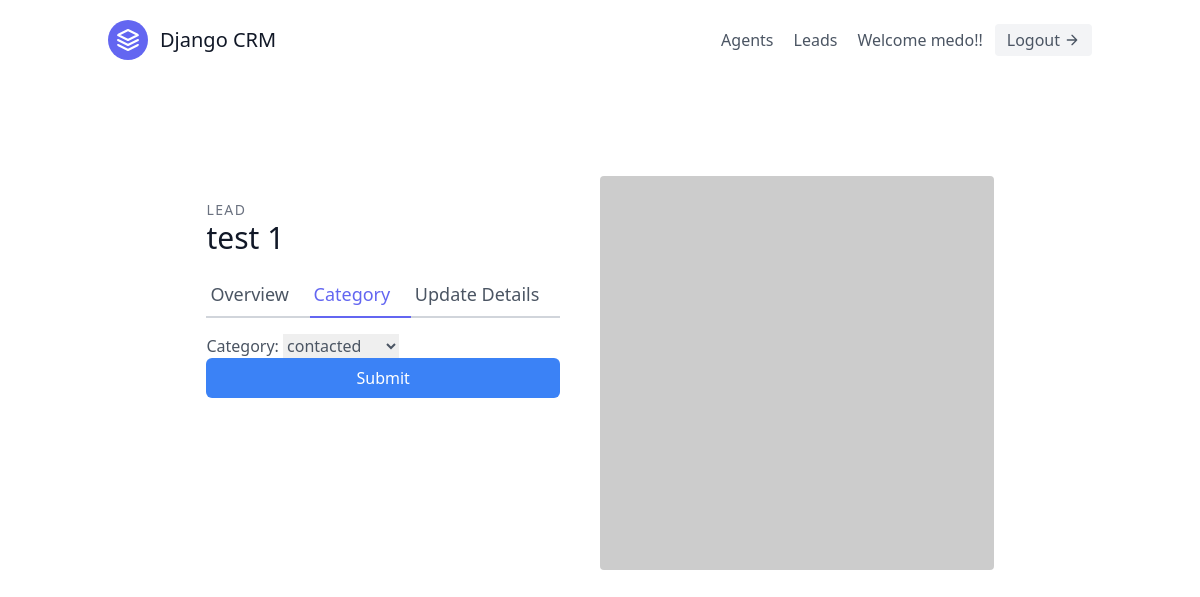
The app's page /base/4/category/ (signed in), older data.
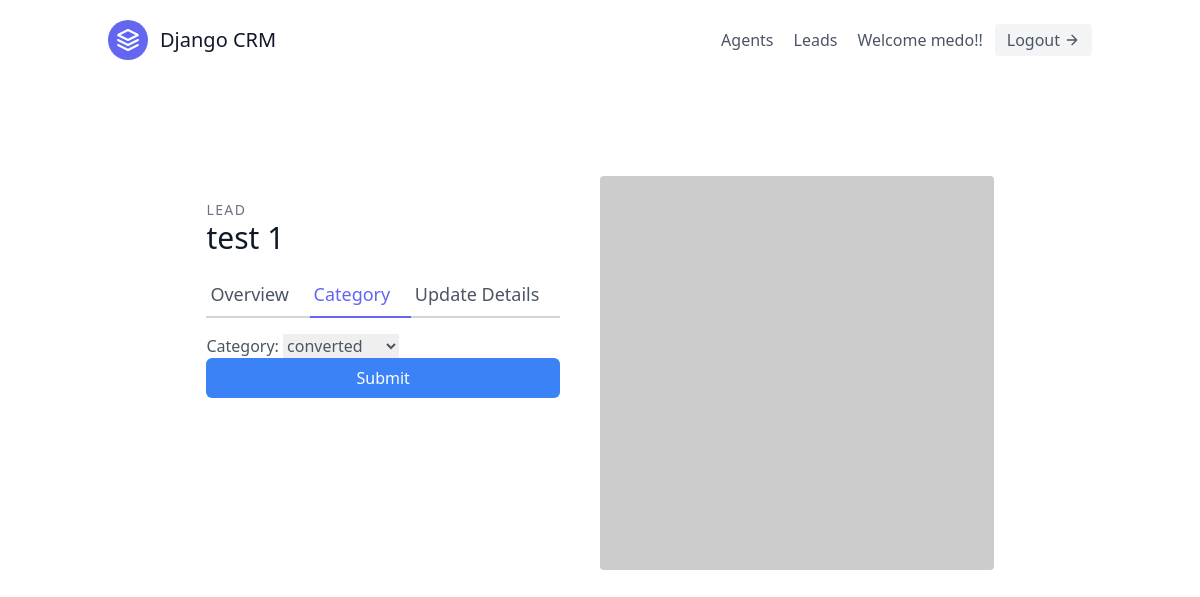
The same page, newer data.
### base/models.py (models this page shows, shortened)
class User(AbstractUser):
    is_organisor = models.BooleanField(default= True)
    is_agent = models.BooleanField(default=False)

class Lead(models.Model):
    first_name = models.CharField(max_length= 30)
    last_name = models.CharField(max_length= 30)
    age = models.IntegerField(default=0)
    organisation = models.ForeignKey(UserProfile, on_delete=models.CASCADE)
    agent = models.ForeignKey("Agent", null= True, blank= True, on_delete= models.SET_NULL)
    category = models.ForeignKey('Category', related_name='leads', null= True, blank= True, on_delete=models.SET_NULL)
    description = models.TextField()
    date_added = models.DateTimeField(auto_now_add= True)
    phone_number = models.CharField(max_length=15)
    email = models.EmailField()

### base/views.py (the view, shortened to what this page needs)
# urls.py: path('<int:pk>/category/', LeadCategoryUpdateView.as_view(), name='lead-category-update'),
class LeadCategoryUpdateView(LoginRequiredMixin, UpdateView):
    template_name = 'base/lead_category_update.html'
    form_class = LeadCategoryUpdateForm
    def get_queryset(self):
        user = self.request.user
        if user.is_organisor:
            queryset = Lead.objects.filter(organisation= user.userprofile)
        else:
            queryset = Lead.objects.filter(organisation= user.agent.organisation)
            queryset = queryset.filter(agent__user= user)
        return queryset

### base/forms.py
class LeadCategoryUpdateForm(forms.ModelForm):
    class Meta:
        model = Lead
        fields = ('category',)

### base/models.py (called while the page is built)
    def __str__(self) -> str:
        return self.name

### base/templates/base/lead_category_update.html (shortened to what this page needs)
{% extends 'base.html' %}
{% load tailwind_filters %}
{% block content %}
<section class="text-gray-600 body-font overflow-hidden">
    <div class="container px-5 py-24 mx-auto">
      <div class="lg:w-4/5 mx-auto flex flex-wrap">
        <div class="lg:w-1/2 w-full lg:pr-10 lg:py-6 mb-6 lg:mb-0">
          <h2 class="text-sm title-font text-gray-500 tracking-widest">LEAD</h2>
          <h1 class="text-gray-900 text-3xl title-font font-medium mb-4">{{ lead.first_name }} {{ lead.last_name }}</h1>
          <div class="flex mb-4">
            <a href="{% url 'base:lead-detail' lead.pk %}" class="flex-grow border-b-2 border-gray-300 py-2 text-lg px-1">
                Overview
            </a>
            <a href="{% url 'base:lead-category-update' lead.pk %}" class="flex-grow text-indigo-500 border-b-2 border-indigo-500 py-2 text-lg px-1">
                Category
            </a>
            <a href="{% url 'base:lead-update' lead.pk %}" class="flex-grow border-b-2 border-gray-300 py-2 text-lg px-1">
                Update Details
            </a>
          </div>
          <form method="POST">
            {{ form|crispy }}
            <button type="submit" class="text-white w-full bg-blue-500 hover:bg-blue-600 px-3 py-2 rounded-md">Submit</button>
        </form>
        </div>
        <img alt="ecommerce" class="lg:w-1/2 w-full lg:h-auto h-64 object-cover object-center rounded" src="https://dummyimage.com/400x400">
      </div>
    </div>
  </section>
{% endblock %}

### templates/base.html (shortened to what this page needs)
{% load static %}
<!DOCTYPE html>
<html lang="en">
<head>
    <link rel="stylesheet" href="https://unpkg.com/tailwindcss@^2/dist/tailwind.min.css">
</head>
<body>
    <div class="max-w-6xl mx-auto ">
        {% include 'navbar.html' %}
        {% block content %}
        {% endblock %}
    </div>
</body>
</html>

### templates/navbar.html (shortened to what this page needs)
<header class="text-gray-600 body-font">
    <div class="container mx-auto flex flex-wrap p-5 flex-col md:flex-row items-center">
      <a class="flex title-font font-medium items-center text-gray-900 mb-4 md:mb-0">
        <svg xmlns="http://www.w3.org/2000/svg" fill="none" stroke="currentColor" stroke-linecap="round" stroke-linejoin="round" stroke-width="2" class="w-10 h-10 text-white p-2 bg-indigo-500 rounded-full" viewBox="0 0 24 24">
          <path d="M12 2L2 7l10 5 10-5-10-5zM2 17l10 5 10-5M2 12l10 5 10-5"></path>
        </svg>
        <span class="ml-3 text-xl">Django CRM</span>
      </a>
      <nav class="md:ml-auto flex flex-wrap items-center text-base justify-center">
        {% if not request.user.is_authenticated %}
        <a href="{% url 'signup' %}" class="mr-5 hover:text-gray-900">Sign Up</a>
        {% else %}
          {% if request.user.is_organisor %}
          <a href="{% url 'agents:agent-list' %}" class="mr-5 hover:text-gray-900">Agents</a>
          {% endif %}
          <a href="{% url 'base:lead-list' %}" class="mr-5 hover:text-gray-900">Leads</a>
        {% endif %}
      </nav>
      {% if request.user.is_authenticated %}
        Welcome {{ request.user.username }}!!
        <a href="{% url 'logout' %}"  class="ml-3 inline-flex items-center bg-gray-100 border-0 py-1 px-3 focus:outline-none hover:bg-gray-200 rounded text-base mt-4 md:mt-0">
          Logout
          <svg fill="none" stroke="currentColor" stroke-linecap="round" stroke-linejoin="round" stroke-width="2" class="w-4 h-4 ml-1" viewBox="0 0 24 24">
            <path d="M5 12h14M12 5l7 7-7 7"></path>
          </svg>
        </a>
      {% endif %}
    </div>
  </header>

### templates/scripts.html (shortened to what this page needs)
{% load static %}

Row changes from the older to the newer data that the page shows:
changed Lead "test": category "contacted" → "converted"
